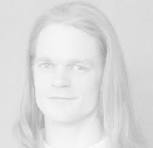
%> input picture sources/low_contrast.jpg, 153 x 148 px
$ octave testContrast.m   (GNU Octave 9; MATLAB toolbox functions it lacks are replaced by stand-ins)
%> lines starting %> are read from the running program, lines starting %| are printed output that depends on the picture
### 3.Contrast/histogram.m
function h = histogram(I)

if length(size(I)) == 3
    I = rgb2gray(I);
end
h = zeros(1,256);

[r,c] = size(I);

for i = 1:r
    for j = 1:c
        a = I(i,j);
        h(a+1) = h(a+1)+1;
    end
end
end

### 3.Contrast/contrast.m
function C = contrast(I,factor)
if length(size(I)) == 3
    I = rgb2gray(I);
end

[r,c] = size(I);

for i = 1:r
    for j = 1:c
        a = I(i,j);

        a = a*factor;

        if (a> 255)
            a= 255;
        elseif(a<0)
            a=0;
        end
        I(i,j)=a;
    end
end
C = I;
end

### 3.Contrast/testContrast.m
I=imread("..\sources\low_contrast.jpg");
%> I is the input picture: size 148x153x3 uint8; min 161, max 252, mean 220.7
h1 = histogram(I);
%> after the loop in histogram, `for i = 1:r`: h = 256 values, max 1313 at index 226, min 0 at index 1, mean 88.45
%> h1 has the same summary as h in histogram
C = contrast(I, 20);
%> after the loop in contrast, `for i = 1:r`: I: size 148x153 uint8; every value is 255
h2 = histogram(C);
%> h2 = 256 values, max 22644 at index 255, min 0 at index 1, mean 88.45

subplot(2,2,1);imshow(rgb2gray(I)); hold on; title("low contrast Image");
subplot(2,2,2); bar(h1); hold on; title("Hist. for GS");
subplot(2,2,3); imshow(C);hold on; title("Contrasted Image");
subplot(2,2,4); bar(h2); hold on; title("Hist. contrast");
%> after `title("Hist. contrast")`:
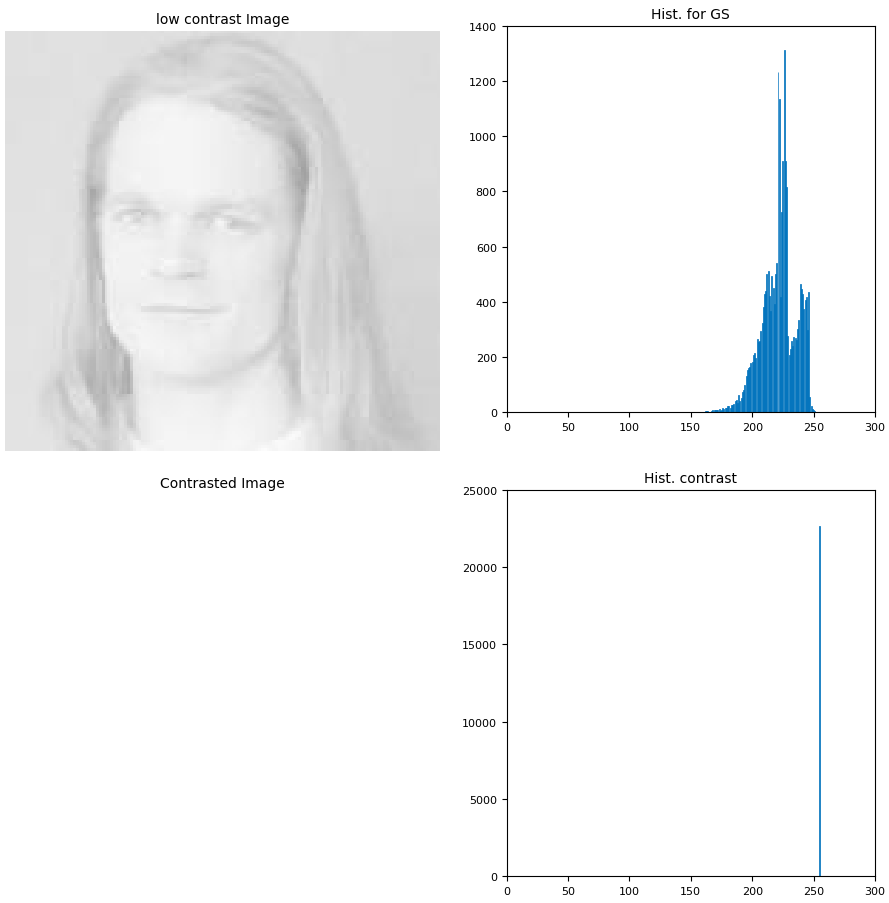
%> figure redrawn from the program's plot data, 4 panels
